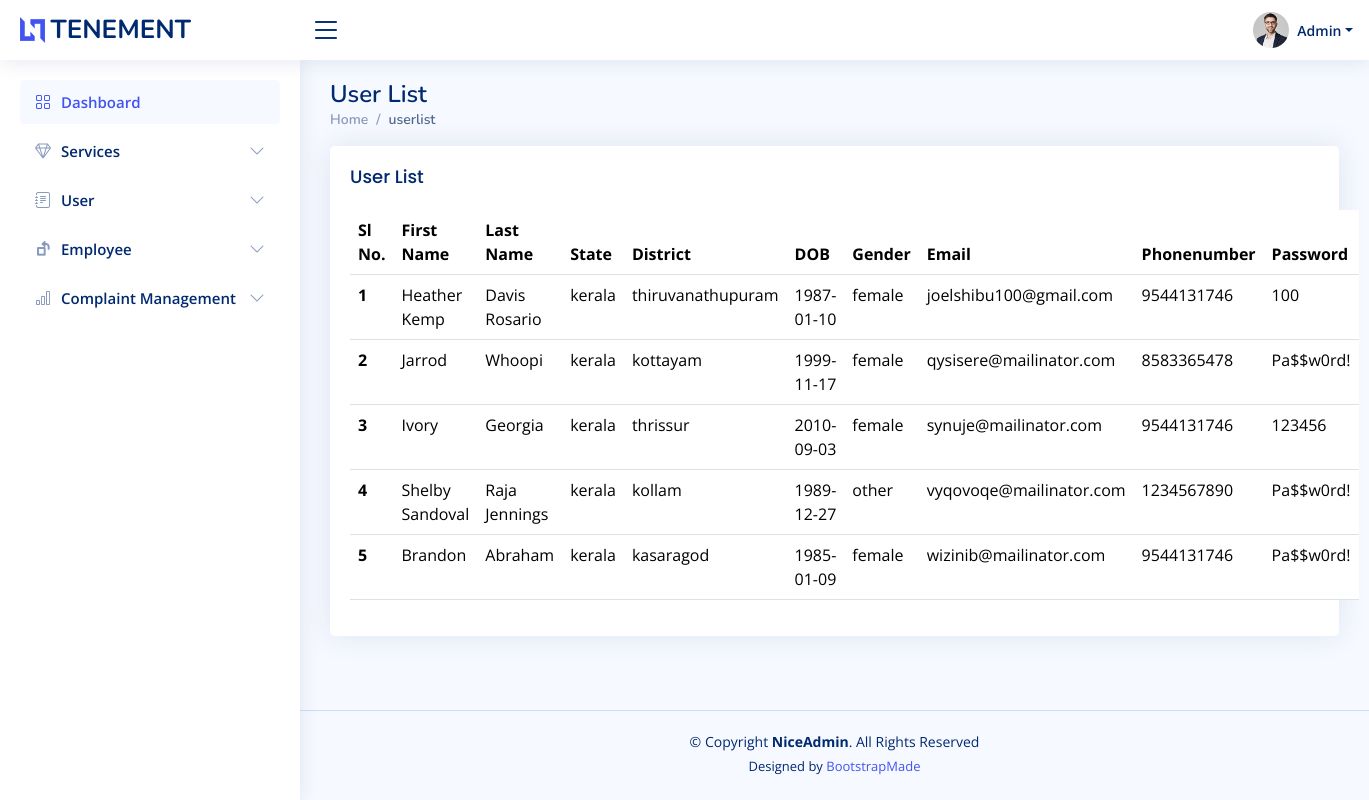
/admin/userlist.php, run on the app's committed database.
### tables this page shows
CREATE TABLE `user_register` (
  `fname` varchar(50) NOT NULL,
  `lname` varchar(50) NOT NULL,
  `state` varchar(50) NOT NULL,
  `district` varchar(50) NOT NULL,
  `dob` date NOT NULL,
  `gender` varchar(50) NOT NULL,
  `email` varchar(50) NOT NULL,
  `phonenumber` varchar(50) NOT NULL,
  `password` varchar(50) NOT NULL
);

### connect.php (called while the page is built, shortened)
<?php
$dbname="tenement";
$conn=mysqli_connect("localhost","root","",$dbname);
function select_data($sql)
{
  global $conn;
  $res = mysqli_query($conn, $sql);
  if ($res)
    return $res;
  else
    return False;
}
?>

### admin/userlist.php (the view, shortened to what this page needs)
<?php
include 'header.php';
?>
  <main id="main" class="main">
    <div class="pagetitle">
      <h1>User List</h1>
      <nav>
        <ol class="breadcrumb">
          <li class="breadcrumb-item"><a href="index.php">Home</a></li>
          <li class="breadcrumb-item active">userlist</li>
        </ol>
      </nav>
    </div>
    <section class="section dashboard">
      <div class="row">
      <section class="section">
      <div class="row">
        <div class="col-lg-12">
        <div class="card">
          <div class="card-body">
            <h5 class="card-title">User List</h5>
              <table class="table datatable">
                <thead>
                  <tr>
                    <th scope="col">Sl No.</th>
                    <th scope="col">First Name</th>
                    <th scope="col">Last Name</th>
                    <th scope="col">State</th>
                    <th scope="col">District</th>
                    <th scope="col">DOB</th>
                    <th scope="col">Gender</th>
                    <th scope="col">Email</th>
                    <th scope="col">Phonenumber</th>
                    <th scope="col">Password</th>
                  </tr>
                </thead>
                <tbody>
                <?php
               $sql = "SELECT * FROM `user_register` WHERE email IN (SELECT email FROM `loginpage` WHERE status = 1)";
                $data=select_data($sql);
                $n=1;
                while ($row = mysqli_fetch_assoc($data)) {
                  ?>
                  <tr>
                 <th scope='row'><?php echo $n++; ?></th>
                 <td><?php echo  $row['fname'] ?></td>
                 <td> <?php echo $row['lname'] ?></td>
                 <td><?php echo $row['state'] ?></td>
                 <td><?php echo $row['district']?></td>
                 <td> <?php echo $row['dob']  ?></td>
                 <td> <?php echo $row['gender'] ?></td>
                 <td> <?php echo  $row['email'] ?> </td>
                 <td> <?php echo  $row['phonenumber'] ?> </td>
                 <td> <?php echo  $row['password'] ?> </td>
                 </tr>
                  <?php
                  }
                  ?>
                </tbody>
              </table>
            </div>
          </div>
        </div>
      </div>
    </section>
  </main>

### admin/assets/css/style.css (style rules this page uses)
:root { scroll-behavior: smooth; }
body { font-family: "Open Sans", sans-serif; background: #f6f9ff; color: #444444; }
a { color: #4154f1; text-decoration: none; }
h1, h2, h3, h4, h5, h6 { font-family: "Nunito", sans-serif; }
#main { margin-top: 60px; padding: 20px 30px; transition: all 0.3s; }
.pagetitle { margin-bottom: 10px; }
.pagetitle h1 { font-size: 24px; margin-bottom: 0; font-weight: 600; color: #012970; }
.card { margin-bottom: 30px; border: none; border-radius: 5px; box-shadow: 0px 0 30px rgba(1, 41, 112, 0.1); }
.card-title { padding: 20px 0 15px 0; font-size: 18px; font-weight: 500; color: #012970; font-family: "Poppins", sans-serif; }
.card-body { padding: 0 20px 20px 20px; }
.breadcrumb { font-size: 14px; font-family: "Nunito", sans-serif; color: #899bbd; font-weight: 600; }
.breadcrumb a { color: #899bbd; transition: 0.3s; }
.breadcrumb .breadcrumb-item::before { color: #899bbd; }
.breadcrumb .active { color: #51678f; font-weight: 600; }
@media (min-width: 1200px) { #main, #footer { margin-left: 300px; } }
.footer { padding: 20px 0; font-size: 14px; transition: all 0.3s; border-top: 1px solid #cddfff; }
.footer .copyright { text-align: center; color: #012970; }
.footer .credits { padding-top: 5px; text-align: center; font-size: 13px; color: #012970; }

### data on the page
user_register: fname "Heather Kemp", lname "Davis Rosario", state "kerala", district "thiruvanathupuram", dob "1987-01-10", gender "female", email "joelshibu100@gmail.com", phonenumber "9544131746", password "100"
user_register: fname "Jarrod", lname "Whoopi", state "kerala", district "kottayam", dob "1999-11-17", gender "female", email "qysisere@mailinator.com", phonenumber "8583365478", password "Pa$$w0rd!"
user_register: fname "Ivory", lname "Georgia", state "kerala", district "thrissur", dob "2010-09-03", gender "female", email "synuje@mailinator.com", phonenumber "9544131746", password "123456"
user_register: fname "Shelby Sandoval", lname "Raja Jennings", state "kerala", district "kollam", dob "1989-12-27", gender "other", email "vyqovoqe@mailinator.com", phonenumber "1234567890", password "Pa$$w0rd!"
user_register: fname "Brandon", lname "Abraham", state "kerala", district "kasaragod", dob "1985-01-09", gender "female", email "wizinib@mailinator.com", phonenumber "9544131746", password "Pa$$w0rd!"
